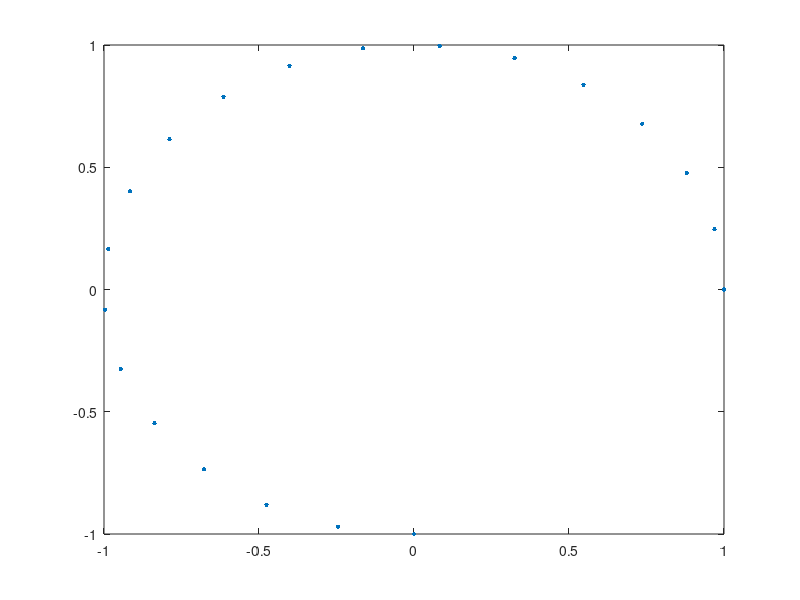
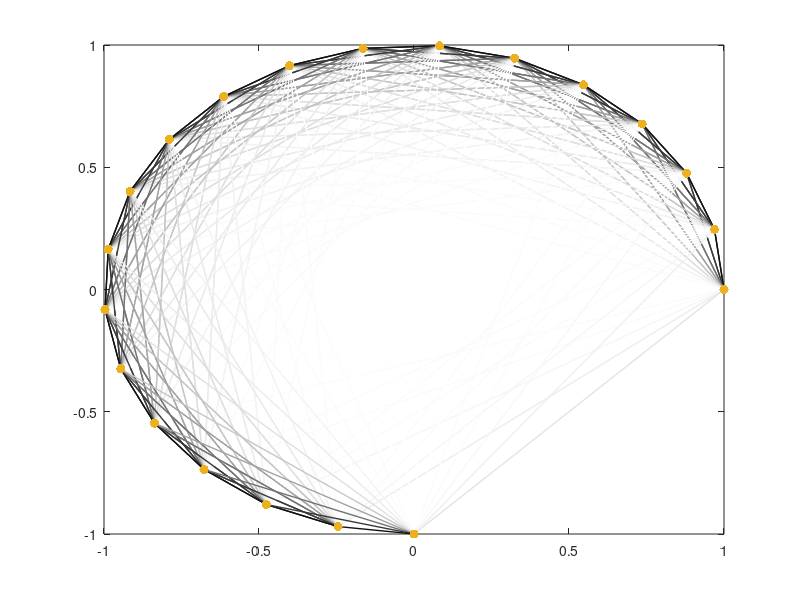

Write the MATLAB code that produced these figures, in order. (Note: this script raises an error after producing the figures.)
clear all
close all

n = 20;
theta = linspace(0, 3*pi/2, n);

x = cos(theta);
y = sin(theta);

%x = -1:0.1:1;
%y = x.^3;

cm = gray;
cm = flipud(cm);


W = squareform(pdist([x' y'])).^2;
eps = median(W(:))/2;

A = exp(-W/eps);
%A = diag(1./sum(A))*A;

figure;
plot(x, y, '.', 'markersize', 10)


figure;
for i=1:n
    for j=1:n-1
        idx = ceil(size(cm, 1) / max(A(:)) * A(i,j));
        plot([x(i) x(j)], [y(i) y(j)], 'color', cm(idx, :), 'linewidth', 1);
        hold on
    end
end     
plot(x, y, '.', 'markersize', 20)

[V, D] = dmaps(W, eps, 2);
figure;
scatter(x, y, 500, V(:,2), '.')

